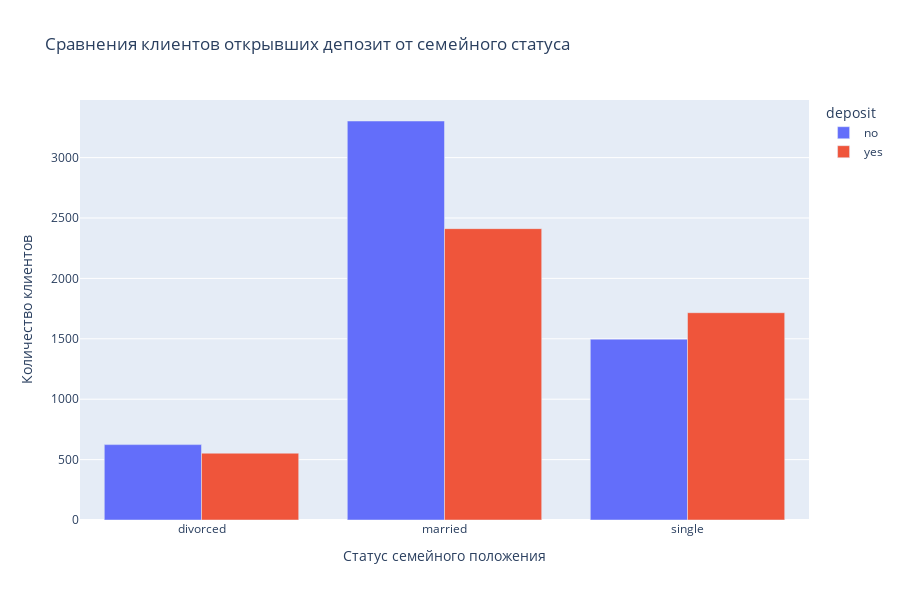

This figure's notebook cell:
### Markdown cell above
### Задания 9 и 10

### Code cell
# постройте визуализации для открывших и неоткрывших депозит в зависимости от семейного статуса
df_marital = cleaned.groupby('marital', as_index = False)['deposit'].value_counts()
fig = px.bar(
    data_frame=df_marital,
    x='marital',
    y= 'count',
    color= 'deposit',
    barmode="group", # разделим на разные столбцы
    title='Сравнения клиентов открывших депозит от семейного статуса',
    height=600
)
fig.update_layout(
    yaxis_title="Количество клиентов",
    xaxis_title="Cтатус семейного положения"
)
fig.show()

### Figure 1 — Plotly figure (JSON) as saved in the notebook; plotly's stock layout.template omitted (floating-point values rounded to 4 significant figures)
{"data": [{"alignmentgroup": "True", "hovertemplate": "deposit=no<br>marital=%{x}<br>count=%{y}<extra></extra>", "legendgroup": "no", "marker": {"color": "#636efa", "pattern": {"shape": ""}}, "name": "no", "offsetgroup": "no", "orientation": "v", "showlegend": true, "textposition": "auto", "type": "bar", "x": ["divorced", "married", "single"], "xaxis": "x", "y": [624, 3303, 1497], "yaxis": "y"}, {"alignmentgroup": "True", "hovertemplate": "deposit=yes<br>marital=%{x}<br>count=%{y}<extra></extra>", "legendgroup": "yes", "marker": {"color": "#EF553B", "pattern": {"shape": ""}}, "name": "yes", "offsetgroup": "yes", "orientation": "v", "showlegend": true, "textposition": "auto", "type": "bar", "x": ["divorced", "married", "single"], "xaxis": "x", "y": [553, 2412, 1716], "yaxis": "y"}], "layout": {"barmode": "group", "height": 600, "legend": {"title": {"text": "deposit"}, "tracegroupgap": 0}, "title": {"text": "Сравнения клиентов открывших депозит от семейного статуса"}, "xaxis": {"anchor": "y", "domain": [0, 1], "title": {"text": "Cтатус семейного положения"}}, "yaxis": {"anchor": "x", "domain": [0, 1], "title": {"text": "Количество клиентов"}}}}
